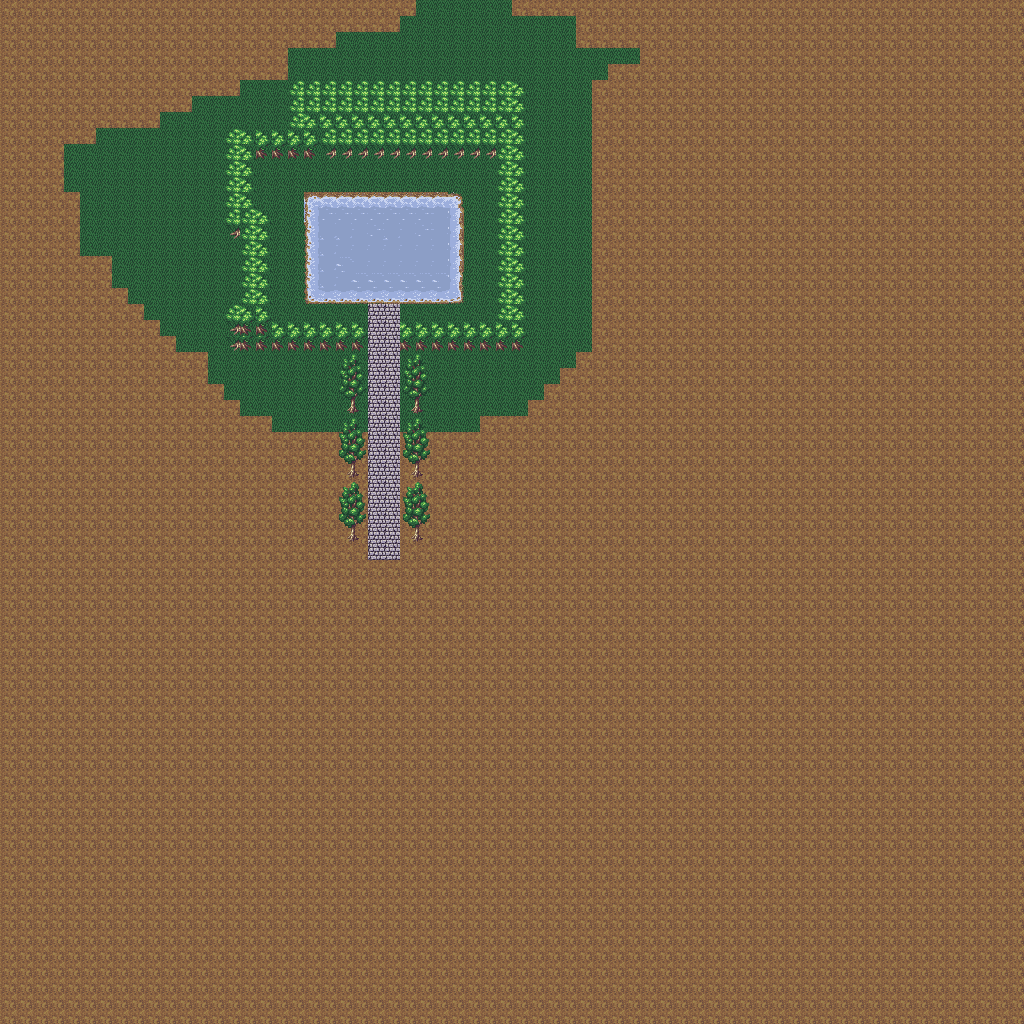

Rendered tile map (Tiled .tmx) drawn with the repository's tilesets; below, a short description and the map source with its tile grids summarised:
An orthogonal 64x64 tile map with 16x16 px tiles, 5 tile layers (dirt, grass, trees, road, ...).

<map version="1.0" orientation="orthogonal" renderorder="right-down" width="64" height="64" tilewidth="16" tileheight="16" nextobjectid="1">
 <tileset firstgid="1" name="tileset_16x16_final_1" tilewidth="16" tileheight="16" tilecount="323">
  <image source="tileset_16x16_final_1.png" width="272" height="304" />
 </tileset>
 <layer name="dirt" width="64" height="64">
  <data>[4096 cells, 4096 non-empty, 1 distinct tile ids]</data>
 </layer>
 <layer name="grass" width="64" height="64">
  <data>[4096 cells, 672 non-empty, 13 distinct tile ids]</data>
 </layer>
 <layer name="trees" width="64" height="64">
  <data>[4096 cells, 241 non-empty, 13 distinct tile ids]</data>
 </layer>
 <layer name="road" width="64" height="64">
  <data>[4096 cells, 104 non-empty, 17 distinct tile ids]</data>
 </layer>
 <layer name="water" width="64" height="64">
  <data>[4096 cells, 52 non-empty, 12 distinct tile ids]</data>
 </layer>
</map>
